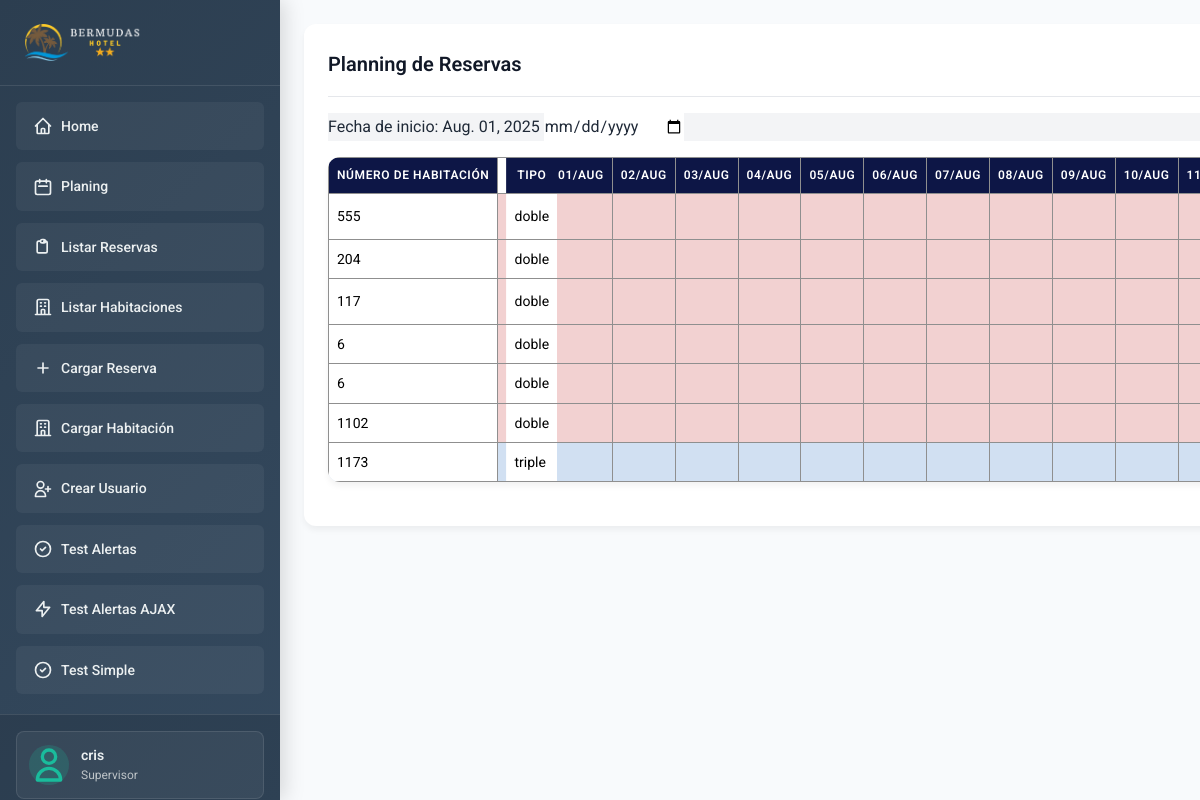
/planing/ (signed in), run on the app's committed database.
### reservas/models.py (models this page shows, shortened)
class Habitacion(models.Model):
    numero = models.CharField(max_length=10)
    tipo = models.CharField(max_length=50, default='doble')
    piso = models.CharField(max_length=50, default='planta baja')

### reservas/views.py (the view)
# urls.py: path("planing/", generar_planing, name="generar_planing"),
@login_required
def generar_planing(request):
    start_date_str = request.GET.get("start_date")
    if start_date_str:
        request.session["last_start_date"] = start_date_str
        first_day = datetime.strptime(start_date_str, "%Y-%m-%d").date()
        print(f"Fecha obtenida de la URL: {start_date_str}")
    else:
        if "last_start_date" in request.session:
            first_day = datetime.strptime(
                request.session["last_start_date"], "%Y-%m-%d"
            ).date()
            print(f"Fecha obtenida de la sesión: {request.session['last_start_date']}")
        else:
            first_day = date.today().replace(day=1)
            print(
                "No se encontró fecha en la URL ni en la sesión, usando la fecha por defecto:",
                first_day,
            )
    days = [first_day + timedelta(days=i) for i in range(60)]
    print("Días generados para el planning:", days)
    habitaciones = list(Habitacion.objects.all())
    tipo_orden = {"doble": 1, "triple": 2, "cuadruple": 3, "quintuple": 4}
    habitaciones.sort(key=lambda x: tipo_orden.get(x.tipo, 5))
    reservas = Reserva.objects.filter(
        fecha_ingreso__lte=days[-1], fecha_egreso__gte=days[0]
    ).select_related("nhabitacion")
    planing = []
    for habitacion in habitaciones:
        ocupaciones = []
        nombre_mostrado = set()
        reservas_habitacion = reservas.filter(nhabitacion=habitacion)
        for day in days:
            ocupacion = None
            for reserva in reservas_habitacion:
                if reserva.fecha_ingreso <= day < reserva.fecha_egreso:
                    if (
                        day == reserva.fecha_ingreso
                        and reserva.id not in nombre_mostrado
                    ):
                        nombre_mostrado.add(reserva.id)
                        ocupacion = {
                            "is_occupied": True,
                            "is_last_night": day
                            == reserva.fecha_egreso - timedelta(days=1),
                            "nombre": reserva.nombre,
                        }
                    else:
                        ocupacion = {
                            "is_occupied": True,
                            "is_last_night": day
                            == reserva.fecha_egreso - timedelta(days=1),
                            "nombre": None,
                        }
                    break
            if not ocupacion:
                ocupacion = {
                    "is_occupied": False,
                    "is_last_night": False,
                    "nombre": None,
                }
            ocupaciones.append(ocupacion)
        planing.append({"habitacion": habitacion, "ocupaciones": ocupaciones})
    return render(
        request,
        "reservas/planing.html",
        {"planing": planing, "days": days, "first_day": first_day},
    )

### reservas/models.py (called while the page is built)
    def es_supervisor(self):
        return self.rol == 'supervisor'

### reservas/templates/reservas/planing.html (shortened to what this page needs)
{% extends 'base.html' %}
{% load static %}
{% block content %}
<div class="card">
    <div class="card-header">
        <h2 class="card-title">Planning de Reservas</h2>
    </div>
    <div class="mb-4 p-3 bg-gray-100 rounded-md" id="date-container" data-date="{{ first_day }}">
        <span id="date-display">Fecha de inicio: {{ first_day|date:"M. d, Y" }}</span>
        <input type="date" id="date-input" value="{{ first_day }}" class="hidden" />
    </div>
    <div class="table-container">
        <div class="table-responsive">
            <table class="planning-table">
                <thead>
                    <tr>
                        <th>Número de Habitación</th>
                        <th>Tipo</th>
                        {% for day in days %}
                        <th>{{ day|date:"d/M" }}</th>
                        {% endfor %}
                    </tr>
                </thead>
                <tbody>
                    {% for item in planing %}
                        <tr class="habitacion-{{ item.habitacion.tipo }}">
                            <td>{{ item.habitacion.numero }}</td>
                            <td>{{ item.habitacion.tipo }}</td>
                            {% for ocupacion in item.ocupaciones %}
                                <td class="{% if ocupacion.is_last_night %}last-night-cell{% elif ocupacion.is_occupied %}occupied-cell{% endif %}">
                                </td>
                            {% endfor %}
                        </tr>
                    {% endfor %}
                </tbody>
            </table>
        </div>
    </div>
</div>
{% endblock %}

### reservas/templates/base.html (shortened to what this page needs)
<!DOCTYPE html>
<html lang="es">
<head>
    {% load static %}
    <link rel="stylesheet" type="text/css" href="{% static 'css/style.css' %}">
    <link rel="stylesheet" type="text/css" href="{% static 'css/custom.css' %}">
    <link rel="stylesheet" type="text/css" href="{% static 'css/vendor/toastr/toastr.min.css' %}">
</head>
<body class="bg-gray-100 text-gray-800">
    <div class="wrapper">
        <div class="sidebar" id="sidebar">
            <div class="sidebar-header">
                <img src="{% static 'images/logo.png' %}" alt="Logo del Hotel" class="sidebar-logo">
            </div>
            <nav class="sidebar-nav">
                <a href="{% url 'home' %}" class="nav-link">
                    <svg class="w-5 h-5" fill="none" stroke="currentColor" viewBox="0 0 24 24">
                        <path stroke-linecap="round" stroke-linejoin="round" stroke-width="2" d="M3 12l2-2m0 0l7-7 7 7M5 10v10a1 1 0 001 1h3m10-11l2 2m-2-2v10a1 1 0 01-1 1h-3m-6 0a1 1 0 001-1v-4a1 1 0 011-1h2a1 1 0 011 1v4a1 1 0 001 1m-6 0h6"></path>
                    </svg>
                    <span>Home</span>
                </a>
                <a href="{% url 'generar_planing' %}" class="nav-link">
                    <svg class="w-5 h-5" fill="none" stroke="currentColor" viewBox="0 0 24 24">
                        <path stroke-linecap="round" stroke-linejoin="round" stroke-width="2" d="M8 7V3m8 4V3m-9 8h10M5 21h14a2 2 0 002-2V7a2 2 0 00-2-2H5a2 2 0 00-2 2v12a2 2 0 002 2z"></path>
                    </svg>
                    <span>Planing</span>
                </a>
                <a href="{% url 'listar_reservas' %}" class="nav-link">
                    <svg class="w-5 h-5" fill="none" stroke="currentColor" viewBox="0 0 24 24">
                        <path stroke-linecap="round" stroke-linejoin="round" stroke-width="2" d="M9 5H7a2 2 0 00-2 2v10a2 2 0 002 2h8a2 2 0 002-2V7a2 2 0 00-2-2h-2M9 5a2 2 0 002 2h2a2 2 0 002-2M9 5a2 2 0 012-2h2a2 2 0 012 2"></path>
                    </svg>
                    <span>Listar Reservas</span>
                </a>
                <a href="{% url 'listar_habitaciones' %}" class="nav-link">
                    <svg class="w-5 h-5" fill="none" stroke="currentColor" viewBox="0 0 24 24">
                        <path stroke-linecap="round" stroke-linejoin="round" stroke-width="2" d="M19 21V5a2 2 0 00-2-2H7a2 2 0 00-2 2v16m14 0h2m-2 0h-5m-9 0H3m2 0h5M9 7h1m-1 4h1m4-4h1m-1 4h1m-5 10v-5a1 1 0 011-1h2a1 1 0 011 1v5m-4 0h4"></path>
                    </svg>
                    <span>Listar Habitaciones</span>
                </a>
                <a href="{% url 'cargar_reserva' %}" class="nav-link">
                    <svg class="w-5 h-5" fill="none" stroke="currentColor" viewBox="0 0 24 24">
                        <path stroke-linecap="round" stroke-linejoin="round" stroke-width="2" d="M12 6v6m0 0v6m0-6h6m-6 0H6"></path>
                    </svg>
                    <span>Cargar Reserva</span>
                </a>
                <a href="{% url 'cargar_habitacion' %}" class="nav-link">
                    <svg class="w-5 h-5" fill="none" stroke="currentColor" viewBox="0 0 24 24">
                        <path stroke-linecap="round" stroke-linejoin="round" stroke-width="2" d="M19 21V5a2 2 0 00-2-2H7a2 2 0 00-2 2v16m14 0h2m-2 0h-5m-9 0H3m2 0h5M9 7h1m-1 4h1m4-4h1m-1 4h1m-5 10v-5a1 1 0 011-1h2a1 1 0 011 1v5m-4 0h4"></path>
                    </svg>
                    <span>Cargar Habitación</span>
                </a>
                {% if user.is_authenticated %}
                    {% if user.perfil.es_supervisor %}
                        <a href="{% url 'crear_usuario' %}" class="nav-link">
                            <svg class="w-5 h-5" fill="none" stroke="currentColor" viewBox="0 0 24 24">
                                <path stroke-linecap="round" stroke-linejoin="round" stroke-width="2" d="M18 9v3m0 0v3m0-3h3m-3 0h-3m-2-5a4 4 0 11-8 0 4 4 0 018 0zM3 20a6 6 0 0112 0v1H3v-1z"></path>
                            </svg>
                            <span>Crear Usuario</span>
                        </a>
                    {% endif %}
                    <a href="{% url 'test_alerts' %}" class="nav-link">
                        <svg class="w-5 h-5" fill="none" stroke="currentColor" viewBox="0 0 24 24">
                            <path stroke-linecap="round" stroke-linejoin="round" stroke-width="2" d="M9 12l2 2 4-4m6 2a9 9 0 11-18 0 9 9 0 0118 0z"></path>
                        </svg>
                        <span>Test Alertas</span>
                    </a>
                    <a href="{% url 'test_alerts_ajax' %}" class="nav-link">
                        <svg class="w-5 h-5" fill="none" stroke="currentColor" viewBox="0 0 24 24">
                            <path stroke-linecap="round" stroke-linejoin="round" stroke-width="2" d="M13 10V3L4 14h7v7l9-11h-7z"></path>
                        </svg>
                        <span>Test Alertas AJAX</span>
                    </a>
                    <a href="{% url 'test_simple' %}" class="nav-link">
                        <svg class="w-5 h-5" fill="none" stroke="currentColor" viewBox="0 0 24 24">
                            <path stroke-linecap="round" stroke-linejoin="round" stroke-width="2" d="M9 12l2 2 4-4m6 2a9 9 0 11-18 0 9 9 0 0118 0z"></path>
                        </svg>
                        <span>Test Simple</span>
                    </a>
                {% endif %}
            </nav>
            {% if user.is_authenticated %}
            <div class="sidebar-footer">
                <div class="user-info">
                    <div class="user-avatar">
                        <svg class="w-6 h-6" fill="none" stroke="currentColor" viewBox="0 0 24 24">
                            <path stroke-linecap="round" stroke-linejoin="round" stroke-width="2" d="M16 7a4 4 0 11-8 0 4 4 0 018 0zM12 14a7 7 0 00-7 7h14a7 7 0 00-7-7z"></path>
                        </svg>
                    </div>
                    <div class="user-details">
                        <span class="user-name">{{ user.username }}</span>
                        {% if user.perfil.es_supervisor %}
                            <span class="user-role">Supervisor</span>
                        {% else %}
                            <span class="user-role">Usuario</span>
                        {% endif %}
                    </div>
                </div>
            </div>
            {% endif %}
        </div>
        <div class="main-content" id="main-content">
            <div class="content-wrapper">
                {% block content %}{% endblock %}
            </div>
        </div>
    </div>
</body>
</html>

### reservas/static/css/style.css (style rules this page uses)
html, :host { line-height: 1.5; -webkit-text-size-adjust: 100%; -moz-tab-size: 4; -o-tab-size: 4; tab-size: 4; font-family: ui-sans-serif, system-ui, sans-serif, "Apple Color Emoji", "Segoe UI Emoji", "Segoe UI Symbol", "Noto Color Emoji"; font-feature-settings: normal; font-variation-settings: normal; -webkit-tap-highlight-color: transparent; }
body { margin: 0; line-height: inherit; }
h1, h2, h3, h4, h5, h6 { font-size: inherit; font-weight: inherit; }
a { color: inherit; text-decoration: inherit; }
table { text-indent: 0; border-color: inherit; border-collapse: collapse; }
button, input, optgroup, select, textarea { font-family: inherit; font-feature-settings: inherit; font-variation-settings: inherit; font-size: 100%; font-weight: inherit; line-height: inherit; letter-spacing: inherit; color: inherit; margin: 0; padding: 0; }
blockquote, dl, dd, h1, h2, h3, h4, h5, h6, hr, figure, p, pre { margin: 0; }
input::placeholder, textarea::placeholder { opacity: 1; color: #9ca3af; }
img, svg, video, canvas, audio, iframe, embed, object { display: block; vertical-align: middle; }
img, video { max-width: 100%; height: auto; }
.mb-4 { margin-bottom: 1rem; }
.bg-gray-100 { --tw-bg-opacity: 1; background-color: rgb(243 244 246 / var(--tw-bg-opacity)); }
.text-gray-800 { --tw-text-opacity: 1; color: rgb(31 41 55 / var(--tw-text-opacity)); }

### data on the page
Habitacion: habitacion.numero "555", habitacion.tipo "doble"
Habitacion: habitacion.numero "204", habitacion.tipo "doble"
Habitacion: habitacion.numero "117", habitacion.tipo "doble"
Habitacion: habitacion.numero "6", habitacion.tipo "doble"
Habitacion: habitacion.numero "6", habitacion.tipo "doble"
Habitacion: habitacion.numero "1102", habitacion.tipo "doble"
Habitacion: habitacion.numero "1173", habitacion.tipo "triple"

### other printed values
{{ user.username }} "cris"
{{ first_day|date:"M. d, Y" }} "Aug. 01, 2025"
{{ day|date:"d/M" }} "01/AUG" "02/AUG" "03/AUG" "04/AUG" "05/AUG" "06/AUG" "07/AUG" "08/AUG" "09/AUG" "10/AUG"
